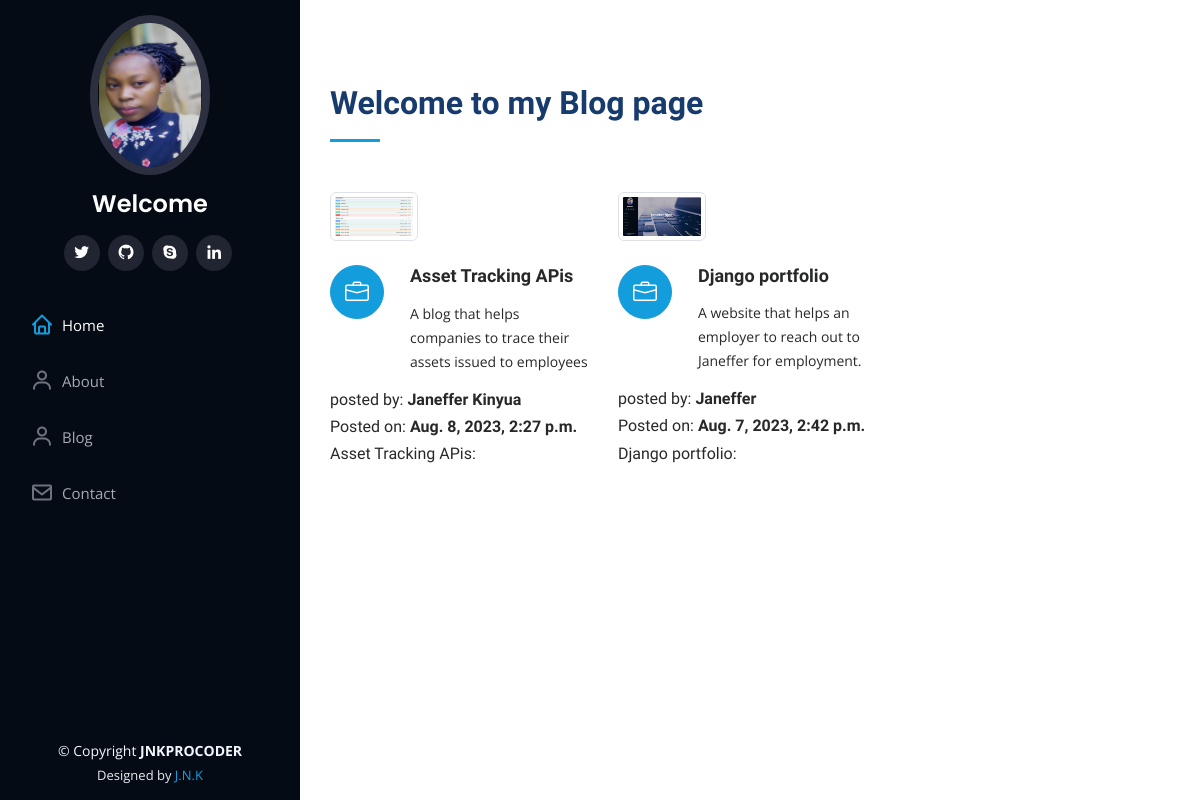
Screenshot of /blog/ with the database file from the repository.
### portfolio/models.py (models this page shows, shortened)
class Blogs(models.Model):
   title=models.CharField(max_length=80)
   description=models.TextField()
   authname=models.CharField(max_length=15)
   img=models.ImageField(upload_to='blog', blank=True,null=True )
   timestamp=models.DateTimeField(auto_now_add=True)
   links=models.URLField(null=True, blank=True)

### portfolio/views.py (the view)
# urls.py: path('blog/', views.blog, name='blog'),
def blog(request):
    posts=Blogs.objects.all()
    context={'posts':posts}
    return render(request, 'blog.html', context)

### templates/blog.html (shortened to what this page needs)
{% extends 'basic.html' %}
{% load static%}
 {% block body %}
 <section id="services" class="services">
      <div class="container">
        <div class="section-title">
          <h2>Welcome to my Blog page</h2>
        </div>
        <div class="row">
{% for post in posts reversed%}
          <div class="col-lg-4 col-md-6 icon-box" >
            <div class="col-lg-4" >
            <img src="{{post.img.url}}" class="img-thumbnail" alt="" style="width: 800px;" >
          </div>
          <br>
            <div class="icon"><i class="bi bi-briefcase"></i></div>
            <h4 class="title">{{post.title}}</a></h4>
            <p class="description">{{post.description}}</p>
            <h6>posted by: <b>{{post.authname}}</b></h6>
            <h6>Posted on: <b>{{post.timestamp}}</b> </h6>
             <h6> {{post.title}}:<a href="{{post.links}}"></a></h6>
          </div>
{% endfor %}
        </div>
      </div>
    </section>
  {% endblock %}

### templates/basic.html (shortened to what this page needs)
 {% load static %}
<!DOCTYPE html>
<html lang="en">
<head>
  <link href="{% static 'assets/vendor/aos/aos.css' %}" rel="stylesheet">
  <link href="{% static 'assets/vendor/bootstrap/css/bootstrap.min.css' %}" rel="stylesheet">
  <link href="{% static 'assets/vendor/bootstrap-icons/bootstrap-icons.css' %}" rel="stylesheet">
  <link href="{% static 'assets/vendor/boxicons/css/boxicons.min.css' %}" rel="stylesheet">
  <link href="{% static 'assets/vendor/glightbox/css/glightbox.min.css' %}" rel="stylesheet">
  <link href="{% static 'assets/vendor/swiper/swiper-bundle.min.css' %}" rel="stylesheet">
  <link href="{% static 'assets/css/style.css'%}" rel="stylesheet">
</head>
<body>
  <header id="header">
    <div class="d-flex flex-column">
      <div class="profile">
        <img src="{% static 'assets/img/ark.png'%}" alt="" class="img-fluid rounded-circle" style="height:20vh;">
        <h1 class="text-light"><a href="index.html">Welcome {{user.username}}</a></h1>
        <div class="social-links mt-3 text-center">
          <a href="https://twitter.com/JanefferNjeri10" target="_blank" class="twitter"><i class="bx bxl-twitter"></i></a>
          <a href="https://github.com/janeffer945"  target="_blank" class="github"><i class="bx bxl-github"></i></a>
          <a href="https://join.skype.com/invite/DOqhhwtbAyhM" target="_blank" class="google-plus"><i class="bx bxl-skype"></i></a>
          <a href="https://www.linkedin.com/in/janeffer-njeri-bb4613232/" target="_blank"  class="linkedin"><i class="bx bxl-linkedin"></i></a>
        </div>
      </div>
      <nav id="navbar" class="nav-menu navbar">
        <ul>
          <li><a href="/" class="nav-link scrollto active"><i class="bx bx-home"></i> <span>Home</span></a></li>
          <li><a href="/about" class="nav-link scrollto"><i class="bx bx-user"></i> <span>About</span></a></li>
           <li><a href="/blog" class="nav-link scrollto"><i class="bx bx-user"></i> <span>Blog</span></a></li>
         <li><a href="/contact" class="nav-link scrollto"><i class="bx bx-envelope"></i> <span>Contact</span></a></li>
        </ul>
      </nav>
    </div>
  </header>
  <main id="main">
{% block body %}
{% endblock body %}
  </main>
  <footer id="footer">
    <div class="container">
      <div class="copyright">
        &copy; Copyright <strong><span>JNKPROCODER</span></strong>
      </div>
      <div class="credits">
        Designed by <a href="">J.N.K</a>
      </div>
    </div>
  </footer>
</body>
</html>

### static/assets/css/style.css (style rules this page uses)
body { font-family: "Open Sans", sans-serif; color: #272829; }
a { color: #149ddd; text-decoration: none; }
h1, h2, h3, h4, h5, h6 { font-family: "Raleway", sans-serif; }
#header { position: fixed; top: 0; left: 0; bottom: 0; width: 300px; transition: all ease-in-out 0.5s; z-index: 9997; transition: all 0.5s; padding: 0 15px; background: #040b14; overflow-y: auto; }
#header .profile img { margin: 15px auto; display: block; width: 120px; border: 8px solid #2c2f3f; }
#header .profile h1 { font-size: 24px; margin: 0; padding: 0; font-weight: 600; -moz-text-align-last: center; text-align-last: center; font-family: "Poppins", sans-serif; }
#header .profile h1 a, #header .profile h1 a:hover { color: #fff; text-decoration: none; }
#header .profile .social-links a { font-size: 18px; display: inline-block; background: #212431; color: #fff; line-height: 1; padding: 8px 0; margin-right: 4px; border-radius: 50%; text-align: center; width: 36px; height: 36px; transition: 0.3s; }
#main { margin-left: 300px; }
.container, .container-fluid { padding-left: 30px; padding-right: 30px; }
.nav-menu { padding: 30px 0 0 0; }
.nav-menu * { margin: 0; padding: 0; list-style: none; }
.nav-menu>ul>li { position: relative; white-space: nowrap; }
.nav-menu a, .nav-menu a:focus { display: flex; align-items: center; color: #a8a9b4; padding: 12px 15px; margin-bottom: 8px; transition: 0.3s; font-size: 15px; }
.nav-menu a i, .nav-menu a:focus i { font-size: 24px; padding-right: 8px; color: #6f7180; }
.nav-menu a:hover, .nav-menu .active, .nav-menu .active:focus, .nav-menu li:hover>a { text-decoration: none; color: #fff; }
.nav-menu a:hover i, .nav-menu .active i, .nav-menu .active:focus i, .nav-menu li:hover>a i { color: #149ddd; }
section { padding: 60px 0; overflow: hidden; }
.section-title { padding-bottom: 30px; }
.section-title h2 { font-size: 32px; font-weight: bold; margin-bottom: 20px; padding-bottom: 20px; position: relative; color: #173b6c; }
.section-title h2::after { content: ""; position: absolute; display: block; width: 50px; height: 3px; background: #149ddd; bottom: 0; left: 0; }
.services .icon-box { margin-bottom: 20px; }
.services .icon { float: left; display: flex; align-items: center; justify-content: center; width: 54px; height: 54px; background: #149ddd; border-radius: 50%; transition: 0.5s; border: 1px solid #149ddd; }
.services .icon i { color: #fff; font-size: 24px; line-height: 0; }
.services .title { margin-left: 80px; font-weight: 700; margin-bottom: 15px; font-size: 18px; }
.services .description { margin-left: 80px; line-height: 24px; font-size: 14px; }
#footer { padding: 15px; color: #f4f6fd; font-size: 14px; position: fixed; left: 0; bottom: 0; width: 300px; z-index: 9999; background: #040b14; }
#footer .copyright { text-align: center; }
#footer .credits { padding-top: 5px; text-align: center; font-size: 13px; color: #eaebf0; }

### rows the page displays
Blogs: img (picture), title "Asset Tracking APis", description "A blog that helps companies to trace their assets issued to employees", authname "Janeffer Kinyua", timestamp "Aug. 8, 2023, 2:27 p.m."
Blogs: img (picture), title "Django portfolio", description "A website that helps an employer to reach out to Janeffer for employment.", authname "Janeffer", timestamp "Aug. 7, 2023, 2:42 p.m."
